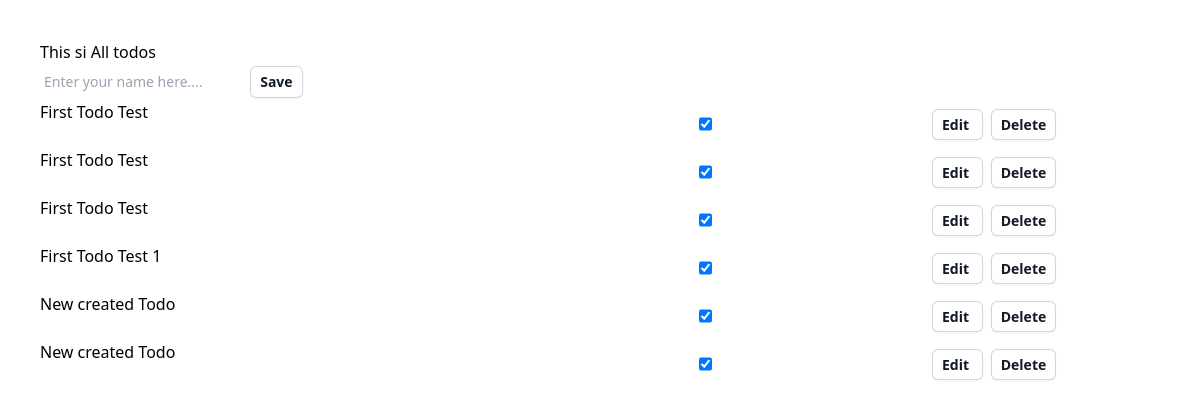
Before: / with the older database file.
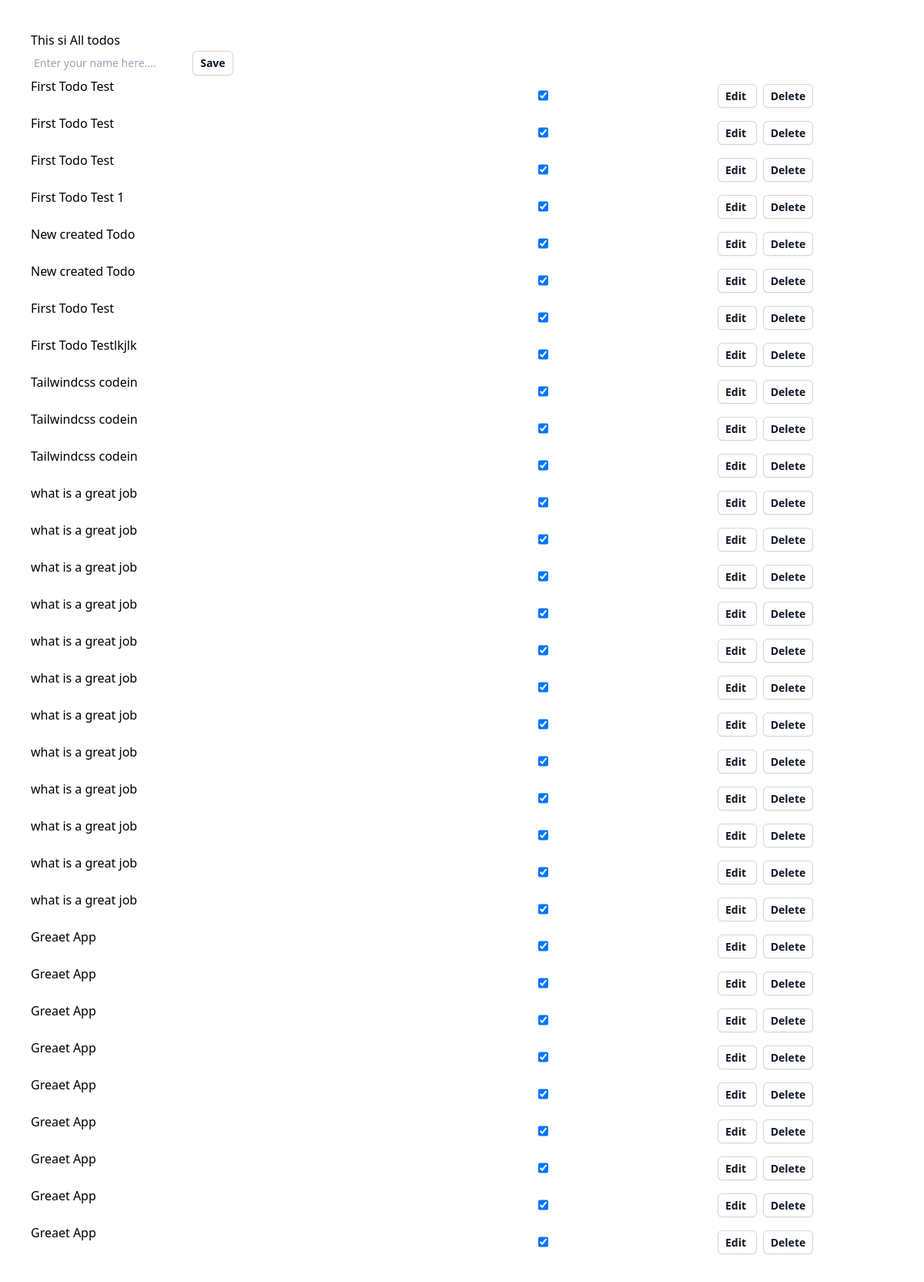
After: the same page with the newer database file.
### TodoApp/models.py (models this page shows, shortened)
class TodoModel(models.Model):
    task = models.CharField(max_length=200)
    is_done = models.BooleanField(default=False)
    slug = models.SlugField(max_length=100, null=True, blank=True)
    class Meta:
        verbose_name = "Todo"
        verbose_name_plural = "Todos"

### TodoApp/views.py (the view)
# urls.py: path("", views.all_todo, name="list-todo"),
def all_todo(requist):
    form = TodoForm(requist.POST)
    todos = TodoModel.objects.all()
    if requist.method == 'POST':
        if form.is_valid():
            form.save()
    context = {"form": form, "todos": todos}
    return render(requist, "TodoApp/All_todo.html", context)

### TodoApp/forms.py
class TodoForm(forms.ModelForm):
    class Meta:
        model = TodoModel
        fields = "__all__"
        widgets = {
            'task': forms.TextInput(
                attrs={
                    'class': 'flex-1 border-3 border-gray-800 bg-transparent py-1.5 pl-1 text-gray-900 placeholder:text-gray-400 focus:ring-0 sm:text-sm sm:leading-6',
                    "placeholder": "Enter your name here...."
                }
            )
        }

### TodoApp/templates/TodoApp/All_todo.html (shortened to what this page needs)
<!DOCTYPE html>
<html lang="en">
<head>
    <script src="https://cdn.tailwindcss.com"></script>
</head>
<body class="p-10">
<h1>This si All todos</h1>
<form action="" method="POST">
    {{form.task }}
    <input type="submit" class="rounded-md bg-white px-2.5 py-1.5 text-sm font-semibold text-gray-900 shadow-sm ring-1 ring-inset ring-gray-300 hover:bg-gray-50" value="Save">
</form>
{% for todo in todos %}
<div style="display: flex; justify-content: space-between;">
    <div style="width: 60%; display:flex; justify-content:space-between">
        <p>{{todo.task}}</p>
        <input type="checkbox" checked="{{ todo.is_done }} " name="is_done" id="is_done">
    </div>
    <div style="width: 20%;" class="p-1 m-2">
        <a href="  {% url 'Edit-todo' todo.slug %}" class="rounded-md bg-white px-2.5 py-1.5 text-sm font-semibold text-gray-900 shadow-sm ring-1 ring-inset ring-gray-300 hover:bg-gray-50">
            Edit
        </a>
        <a href="  {% url 'Edit-todo' todo.slug %}" class="rounded-md bg-white px-2.5 py-1.5 ml-2 text-sm font-semibold text-gray-900 shadow-sm ring-1 ring-inset ring-gray-300 hover:bg-gray-50">
           Delete
        </a>
    </div>
</div>
{% endfor %}
</body>
</html>

Changed rows visible on the page:
added TodoModel: task "First Todo Test"
added TodoModel: task "First Todo Testlkjlk"
added TodoModel: task "Tailwindcss codein"
added TodoModel: task "Tailwindcss codein"
added TodoModel: task "Tailwindcss codein"
added TodoModel: task "what is a great job"
added TodoModel: task "what is a great job"
added TodoModel: task "what is a great job"
added TodoModel: task "what is a great job"
added TodoModel: task "what is a great job"
added TodoModel: task "what is a great job"
added TodoModel: task "what is a great job"
added TodoModel: task "what is a great job"
added TodoModel: task "what is a great job"
added TodoModel: task "what is a great job"
added TodoModel: task "what is a great job"
added TodoModel: task "what is a great job"
added TodoModel: task "Greaet App"
added TodoModel: task "Greaet App"
added TodoModel: task "Greaet App"
added TodoModel: task "Greaet App"
added TodoModel: task "Greaet App"
added TodoModel: task "Greaet App"
added TodoModel: task "Greaet App"
added TodoModel: task "Greaet App"
added TodoModel: task "Greaet App"
